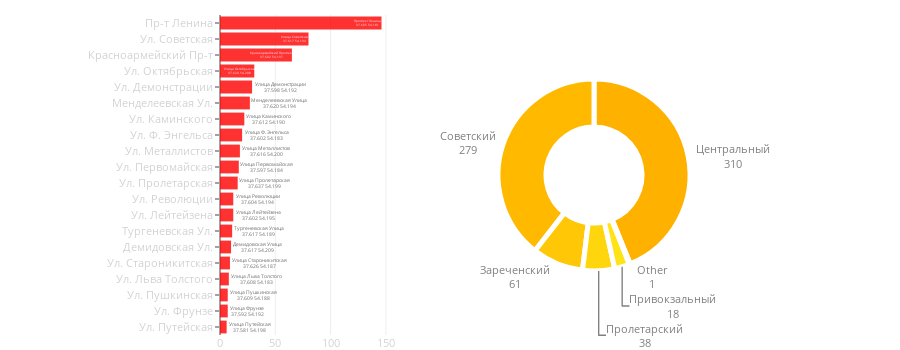

The cell this chart's notebook holds for it:
### Code cell
street_area_combine(city_data)

### Figure 1 — Plotly figure (JSON) as saved in the notebook; plotly's stock layout.template omitted (floating-point values rounded to 4 significant figures)
{"data": [{"hoverinfo": "text", "marker": {"color": "red"}, "opacity": 0.8, "orientation": "h", "showlegend": false, "text": ["Проспект Ленина<br>37.605 54.181", "Улица Советская<br>37.617 54.194", "Красноармейский Проспект<br>37.602 54.197", "Улица Октябрьская<br>37.620 54.208", "Улица Демонстрации<br>37.598 54.192", "Менделеевская Улица<br>37.620 54.194", "Улица Каминского<br>37.612 54.190", "Улица Ф. Энгельса<br>37.602 54.183", "Улица Металлистов<br>37.616 54.200", "Улица Первомайская<br>37.597 54.184", "Улица Пролетарская<br>37.637 54.199", "Улица Революции<br>37.604 54.194", "Улица Лейтейзена<br>37.602 54.195", "Тургеневская Улица<br>37.617 54.189", "Демидовская Улица<br>37.617 54.209", "Улица Староникитская<br>37.626 54.187", "Улица Льва Толстого<br>37.608 54.183", "Улица Пушкинская<br>37.609 54.188", "Улица Фрунзе<br>37.592 54.192", "Улица Путейская<br>37.581 54.198"], "type": "bar", "uid": "f94986de-58aa-11e9-b7a9-3c15c2cf2370", "x": [146, 80, 65, 31, 29, 27, 22, 20, 18, 17, 16, 12, 12, 11, 10, 9, 8, 7, 7, 6], "y": ["Пр-т Ленина", "Ул. Советская", "Красноармейский Пр-т", "Ул. Октябрьская", "Ул. Демонстрации", "Менделеевская Ул.", "Ул. Каминского", "Ул. Ф. Энгельса", "Ул. Металлистов", "Ул. Первомайская", "Ул. Пролетарская", "Ул. Революции", "Ул. Лейтейзена", "Тургеневская Ул.", "Демидовская Ул.", "Ул. Староникитская", "Ул. Льва Толстого", "Ул. Пушкинская", "Ул. Фрунзе", "Ул. Путейская"]}, {"domain": {"x": [0.1, 1], "y": [0.2, 0.8]}, "hole": 0.5, "hoverinfo": "label+percent+value", "labels": ["Центральный", "Советский", "Зареченский", "Пролетарский", "Привокзальный", "Other"], "marker": {"colors": ["#ffb100", "#ffba00", "#ffc706", "#ffd50e", "#ffe317", "#faed2d"], "line": {"color": "white", "width": 5}}, "sort": false, "textfont": {"color": "grey", "size": 11}, "textinfo": "label+value", "textposition": "outside", "type": "pie", "uid": "f9498a08-58aa-11e9-8495-3c15c2cf2370", "values": [310, 279, 61, 38, 18, 1]}], "layout": {"height": 350, "hovermode": "closest", "margin": {"b": 15, "l": 220, "r": 0, "t": 15}, "showlegend": false, "width": 900, "xaxis": {"domain": [0, 0.25], "tickfont": {"color": "lightgrey", "size": 11}}, "yaxis": {"autorange": "reversed", "domain": [0, 1], "tickfont": {"color": "lightgrey", "size": 11}, "ticklen": 4}}}
